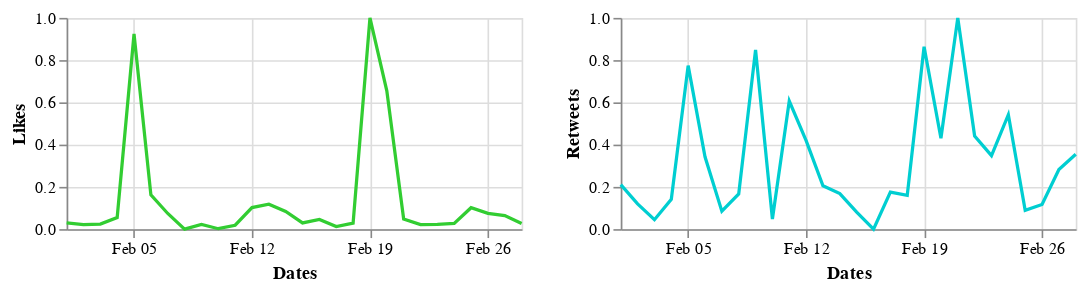

The cell this chart's notebook holds for it:
### Markdown cell above
## February 2020

### Code cell
alt.hconcat(c1_feb, c2_feb)

### Figure 1 — Vega-Lite specification as saved in the notebook (floating-point values rounded to 4 significant figures)
{"config": {"view": {"continuousWidth": 400, "continuousHeight": 300}}, "hconcat": [{"data": {"name": "data-fbd410e24e26f9da5c6094fab7fd8dc5"}, "mark": "line", "encoding": {"color": {"value": "LimeGreen"}, "x": {"type": "temporal", "field": "Dates", "timeUnit": "monthdate", "title": "Dates"}, "y": {"type": "quantitative", "field": "Likes"}}, "height": 130, "width": 280}, {"data": {"name": "data-b31add2efb94518c4f6df900d6e45b10"}, "mark": "line", "encoding": {"color": {"value": "DarkTurquoise"}, "x": {"type": "temporal", "field": "Dates", "timeUnit": "monthdate", "title": "Dates"}, "y": {"type": "quantitative", "field": "Retweets"}}, "height": 130, "width": 280}], "$schema": "https://vega.github.io/schema/vega-lite/v4.8.1.json", "datasets": {"data-fbd410e24e26f9da5c6094fab7fd8dc5": [{"Dates": "2020-02-01T00:00:00", "Likes": 0.02917}, {"Dates": "2020-02-02T00:00:00", "Likes": 0.02091}, {"Dates": "2020-02-03T00:00:00", "Likes": 0.02365}, {"Dates": "2020-02-04T00:00:00", "Likes": 0.05499}, {"Dates": "2020-02-05T00:00:00", "Likes": 0.9237}, {"Dates": "2020-02-06T00:00:00", "Likes": 0.1622}, {"Dates": "2020-02-07T00:00:00", "Likes": 0.07408}, {"Dates": "2020-02-08T00:00:00", "Likes": 0.0}, {"Dates": "2020-02-09T00:00:00", "Likes": 0.02216}, {"Dates": "2020-02-10T00:00:00", "Likes": 0.001985}, {"Dates": "2020-02-11T00:00:00", "Likes": 0.01842}, {"Dates": "2020-02-12T00:00:00", "Likes": 0.102}, {"Dates": "2020-02-13T00:00:00", "Likes": 0.1182}, {"Dates": "2020-02-14T00:00:00", "Likes": 0.08385}, {"Dates": "2020-02-15T00:00:00", "Likes": 0.02945}, {"Dates": "2020-02-16T00:00:00", "Likes": 0.04543}, {"Dates": "2020-02-17T00:00:00", "Likes": 0.01224}, {"Dates": "2020-02-18T00:00:00", "Likes": 0.02829}, {"Dates": "2020-02-19T00:00:00", "Likes": 1.0}, {"Dates": "2020-02-20T00:00:00", "Likes": 0.6547}, {"Dates": "2020-02-21T00:00:00", "Likes": 0.04757}, {"Dates": "2020-02-22T00:00:00", "Likes": 0.02111}, {"Dates": "2020-02-23T00:00:00", "Likes": 0.02241}, {"Dates": "2020-02-24T00:00:00", "Likes": 0.02669}, {"Dates": "2020-02-25T00:00:00", "Likes": 0.1014}, {"Dates": "2020-02-26T00:00:00", "Likes": 0.07488}, {"Dates": "2020-02-27T00:00:00", "Likes": 0.06433}, {"Dates": "2020-02-28T00:00:00", "Likes": 0.02631}], "data-b31add2efb94518c4f6df900d6e45b10": [{"Dates": "2020-02-01T00:00:00", "Retweets": 0.2106}, {"Dates": "2020-02-02T00:00:00", "Retweets": 0.1198}, {"Dates": "2020-02-03T00:00:00", "Retweets": 0.04456}, {"Dates": "2020-02-04T00:00:00", "Retweets": 0.1415}, {"Dates": "2020-02-05T00:00:00", "Retweets": 0.7741}, {"Dates": "2020-02-06T00:00:00", "Retweets": 0.3424}, {"Dates": "2020-02-07T00:00:00", "Retweets": 0.08493}, {"Dates": "2020-02-08T00:00:00", "Retweets": 0.1667}, {"Dates": "2020-02-09T00:00:00", "Retweets": 0.8486}, {"Dates": "2020-02-10T00:00:00", "Retweets": 0.04749}, {"Dates": "2020-02-11T00:00:00", "Retweets": 0.6061}, {"Dates": "2020-02-12T00:00:00", "Retweets": 0.4189}, {"Dates": "2020-02-13T00:00:00", "Retweets": 0.2051}, {"Dates": "2020-02-14T00:00:00", "Retweets": 0.1682}, {"Dates": "2020-02-15T00:00:00", "Retweets": 0.0801}, {"Dates": "2020-02-16T00:00:00", "Retweets": 0.0}, {"Dates": "2020-02-17T00:00:00", "Retweets": 0.1748}, {"Dates": "2020-02-18T00:00:00", "Retweets": 0.1594}, {"Dates": "2020-02-19T00:00:00", "Retweets": 0.8633}, {"Dates": "2020-02-20T00:00:00", "Retweets": 0.4302}, {"Dates": "2020-02-21T00:00:00", "Retweets": 1.0}, {"Dates": "2020-02-22T00:00:00", "Retweets": 0.441}, {"Dates": "2020-02-23T00:00:00", "Retweets": 0.3479}, {"Dates": "2020-02-24T00:00:00", "Retweets": 0.5414}, {"Dates": "2020-02-25T00:00:00", "Retweets": 0.08863}, {"Dates": "2020-02-26T00:00:00", "Retweets": 0.1163}, {"Dates": "2020-02-27T00:00:00", "Retweets": 0.2819}, {"Dates": "2020-02-28T00:00:00", "Retweets": 0.3547}]}}
